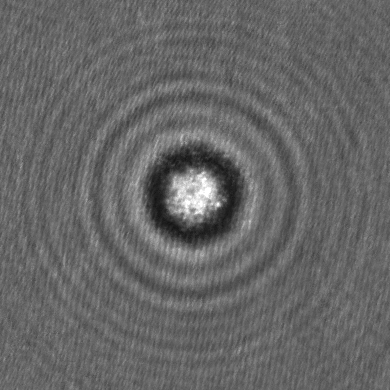
#> input picture test/image0400.png, 390 x 390 px
$ python -i center_finder.py   (imports and definitions only)
#> lines starting #> are read from the running program, lines starting #| are printed output that depends on the picture; after the words box and inside, x2 and y2 are one past the last pixel; in counts of white or black regions, pixels touching at a corner belong together
#> further down, picture is the input picture: shape (390, 390); min 20, max 255, mean 102.4
# Copyright 2011-2016, Vinothan N. Manoharan, Thomas G. Dimiduk,
# Rebecca W. Perry, Jerome Fung, Ryan McGorty, Anna Wang, Solomon Barkley
#
# This file is part of HoloPy.
#
# HoloPy is free software: you can redistribute it and/or modify
# it under the terms of the GNU General Public License as published by
# the Free Software Foundation, either version 3 of the License, or
# (at your option) any later version.
#
# HoloPy is distributed in the hope that it will be useful,
# but WITHOUT ANY WARRANTY; without even the implied warranty of
# MERCHANTABILITY or FITNESS FOR A PARTICULAR PURPOSE.  See the
# GNU General Public License for more details.
#
# You should have received a copy of the GNU General Public License
# along with HoloPy.  If not, see <http://www.gnu.org/licenses/>.
"""
The centerfinder module is a group of functions for locating the
centers of holographic ring patterns. The module can find the center
of a single-sphere holographic pattern, a dimer holographic pattern,
or the centers of multiple (well-separated: clearly separate ring
patterns with separate centers) single spheres or dimers. The intended
use is for determining an initial parameter guess for hologram fitting.

We thank the Grier Group at NYU for suggesting the use of the Hough
transform. For their independent implementation of a Hough-based
holographic feature detection algorithm, see:
http://physics.nyu.edu/grierlab/software/circletransform.pro
For a case study and further reading, see:
F. C. Cheong, B. Sun, R. Dreyfus, J. Amato-Grill, K. Xiao, L. Dixon
& D. G. Grier, Flow visualization and flow cytometry with holographic
video microscopy, Optics Express 17, 13071-13079 (2009).

.. moduleauthor:: Rebecca W. Perry <rperry@seas.harvard.edu>
.. moduleauthor:: Jerome Fung <jerome.fung@post.harvard.edu>
"""

import numpy as np
from .utilities import normalize
from scipy.ndimage import sobel, filters
from copy import copy

def center_find(image, centers=1, threshold=.5, blursize=3.):
    """
    Finds the coordinates of the center of a holographic pattern.
    The coordinates returned are in pixels (row number, column
    number). Intended for finding the center of single particle or
    dimer holograms which basically show concentric circles. The
    optional threshold parameter (between 0 and 1) gives a bound on
    what magnitude of gradients to include in the calculation. For
    example, threshold=.75 means ignore any gradients that are less
    than 75% of the maximum gradient in the image. The optional
    blursize parameter sets the size of a Gaussian filter that is
    applied to the image. This step improves accuracy when small
    features in the image have large gradients (e.g. dust particles
    on the camera). Without blurring, these features may be
    incorrectly identified as the hologram center. For best results,
    blursize should be set to the radius of features to be ignored,
    but smaller than the distance between hologram fringes. To skip
    blurring, set blursize to 0.

    Parameters
    ----------
    image : ndarray
        image to find the center(s) in
    centers : int
        number of centers to find
    threshold : float (optional)
        fraction of the maximum gradient below which all
        other gradients will be ignored (range 0-.99)
    blursize : float (optional)
        radius (in pixels) of the Gaussian filter that
        is applied prior to Hough transform

    Returns
    -------
    res : ndarray
        row(s) and column(s) of center(s)

    Notes
    -----
    When threshold is close to 1, the code will run quickly but may lack
    accuracy. When threshold is set to 0, the gradient at all pixels will
    contribute to finding the centers and the code will take a little
    bit longer.
    """
#> called with centers = 1, threshold = 0.5, blursize = 3
    image=copy(image)
    if blursize>0:
        image = filters.gaussian_filter(image,blursize)
    col_deriv, row_deriv = image_gradient(image)
    while col_deriv.ndim > 2:
        col_deriv = col_deriv[:,:,0]
        row_deriv = row_deriv[:,:,0]
    res = hough(col_deriv, row_deriv, centers, threshold)
    if centers==1:
        res = res[0]
    return res


def image_gradient(image):
    """
    Uses the Sobel operator as a numerical approximation of a
    derivative to find the x and y components of the image's intensity
    gradient at each pixel.

    Parameters
    ----------
    image : ndarray
        image to find the gradient of

    Returns
    -------
    gradx : ndarray
        x-components of intensity gradient
    grady : ndarray
        y-components of intensity gradient
    """
    #image = normalize(image)
    grad_col = sobel(image, axis=-1)
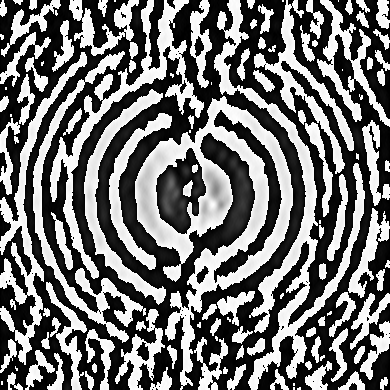
#> grad_col: shape (390, 390); min 0, max 255, mean 116
    grad_row = -sobel(image, axis=0)
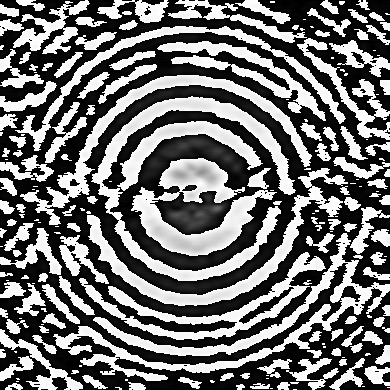
#> grad_row: shape (390, 390); min 0, max 255, mean 113.4
    return np.squeeze(grad_col.astype(float)), np.squeeze(grad_row.astype(float))


def hough(col_deriv, row_deriv, centers=1, threshold=.25):
    """
    Following the approach of a Hough transform, finds the pixel which
    the most gradients point towards or away from. Uses only gradients
    with magnitudes greater than threshold*maximum gradient. Once the
    pixel is found, uses a brightness-weighted average around that
    pixel to refine the center location to return. After the first
    center is found, the sourrounding area is blocked out and another
    brightest pixel is searched for if more centers are required.

    Parameters
    ----------
    col_deriv : numpy.ndarray
        y-component of image intensity gradient
    row_deriv : numpy.ndarray
        x-component of image intensity gradient
    centers : int
        number of centers to find
    threshold : float (optional)
        fraction of the maximum gradient below which all
        other gradients will be ignored (range 0-.99)

    Returns
    -------
    res : ndarray
        row and column of center or centers
    """
#> called with centers = 1, threshold = 0.5
    #Finding the center: Using the derivatives we have already found
    #(effectively the gradient), we "draw" lines through pixels
    #parallel to the gradient and add all these lines together in the
    #array called "accumulator."  Because of the
    #concentric-circle-patterned hologram, the maximum of accumulator
    #should be the center of the pattern.
    #Rebecca W. Perry, Jerome Fung 11/20/2009
    #Edited by Rebecca Dec. 1, 2009 to include weighted average
    #Edited by Rebecca Perry June 9, 2011 to change default scale and
    #modify weighted averaging box size for centers
    #close to the edges.

    accumulator = np.zeros(col_deriv.shape, dtype = int)
    dim_x = col_deriv.shape[0]
#> dim_x = 390
    dim_y = col_deriv.shape[1]
#> dim_y = 390
    gradient_mag = np.sqrt(col_deriv**2 + row_deriv**2)
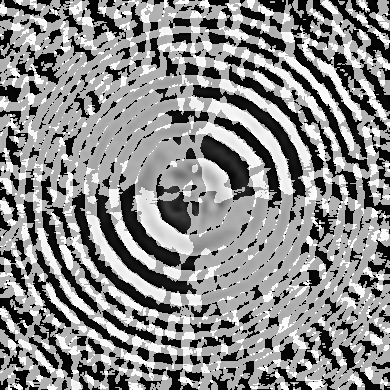
#> gradient_mag: shape (390, 390) float64; min 0, max 360.6, mean 196.1; drawn with min black and max white
    abs_threshold = threshold * gradient_mag.max()
#> abs_threshold = 180.3

    points_to_vote = np.where(gradient_mag > abs_threshold)
#> points_to_vote = 105569 positions, rows 0 to 389, columns 0 to 389
    points_to_vote = np.array([points_to_vote[0],
            points_to_vote[1]]).transpose()
#> points_to_vote = 105569 pairs, first value 0 to 389, second value 0 to 389

    for coords in points_to_vote:
        # draw a line, and add it to the accumulator
        if col_deriv[coords[0], coords[1]]==0:
            slope = row_deriv[coords[0], coords[1]]/.00001
        else:
            slope = row_deriv[coords[0],
                coords[1]]/col_deriv[coords[0], coords[1]]

        if slope > 1. or slope < -1.:
            rows = np.arange(dim_x, dtype = 'int')
            line = np.around(coords[1] - slope *
                (rows - coords[0])).astype('int')
            cols_to_use = (line >= 0) * (line < dim_y)
            acc_cols = line[cols_to_use]
            acc_rows = rows[cols_to_use]
        else:
            cols = np.arange(dim_y, dtype = 'int')
            if slope==0:
                slope = 0.00001
            line = np.around(coords[0] - 1./slope *
                (cols - coords[1])).astype('int')
            rows_to_use = (line >= 0) * (line < dim_x)
            acc_cols = cols[rows_to_use]
            acc_rows = line[rows_to_use]

        accumulator[acc_rows, acc_cols] += 1
#> this loop made 105569 passes
#> (coords, acc_cols, acc_rows) on passes 1, 2, 3, 4, 5, 13, 14, 15, 16, 17, 18: ([0, 2], [2], [0]), ([0, 3], [3], [0]), ([0, 13], [9, 10, 11, 12, 13], [337, 253, 169, 84, 0]), ([0, 14], [13, 14], [253, 0]), ([0, 15], [15], [0]), ([0, 23], [23], [0]), ([0, 24], [24], [0]), ([0, 25], [25], [0]), ([0, 26], [26], [0]), ([0, 27], [27], [0]), ([0, 28], [28], [0])
#> (acc_cols, acc_rows) on passes 61 to 66: ([118, 33], [0, 1]), ([119], [0]), ([120, 56], [0, 1]), ([121, 36], [0, 1]), ([129], [0]), ([130], [0])
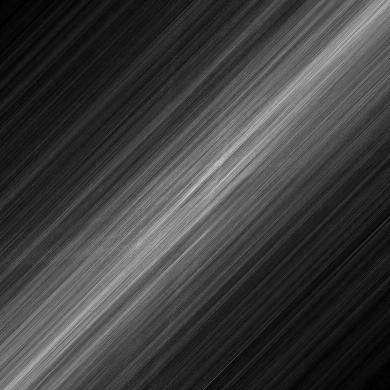
#> accumulator: shape (390, 390) int64; min 0, max 209, mean 62.6

    weightedRowNum = np.zeros(centers)
    weightedColNum = np.zeros(centers)

    for i in np.arange(0,centers):
        #m is row number, n is column number
        [m, n] = np.unravel_index(accumulator.argmax(),
                accumulator.shape)

        #brightness average around brightest pixel:
        boxsize = min(10, m, n, dim_x-1-m, dim_y-1-n)

        #boxsize changes with closeness to image edge
        small_sq = accumulator[m-boxsize:m+boxsize+1,
                n-boxsize:n+boxsize+1]

        #the part of the accumulator to average over
        rowNum, colNum = np.mgrid[m-boxsize:m+boxsize+1,
                n-boxsize:n+boxsize+1]

        #row and column of the revised center:
        weightedRowNum[i] = np.average(rowNum,None,small_sq)
        weightedColNum[i] = np.average(colNum,None,small_sq)
        accumulator[m-boxsize:m+boxsize+1,
                n-boxsize:n+boxsize+1]=accumulator.min()
#> this loop made 1 pass
#> (m, n, boxsize) on pass 1: (164, 215, 10)
#> pass 1, in hough, `rowNum, colNum = np.mgrid[m-boxsize:m+boxsize+1, n-boxsize:n+boxsize+1]`:
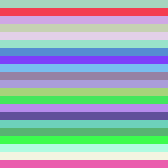
#> rowNum: shape (21, 21) int64 (shown 8 times larger); 21 distinct labels, from 154 to 174; one colour per label, 0 black
#> pass 1, in hough, `rowNum, colNum = np.mgrid[m-boxsize:m+boxsize+1, n-boxsize:n+boxsize+1]`:
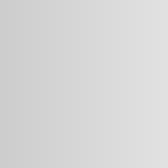
#> colNum: shape (21, 21) int64 (shown 8 times larger); min 205, max 225, mean 215
#> after the loop:
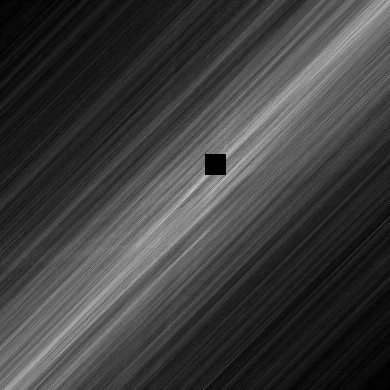
#> accumulator: shape (390, 390) int64; 0.29% of pixels changed, all inside (x1, y1, x2, y2) = (205, 154, 226, 175)
#> after the loop, weightedColNum = [215.2]; weightedRowNum = [164.1]

    return np.array([weightedRowNum, weightedColNum]).T

>>> import cv2
>>> picture = cv2.imread('../test/image0400.png', cv2.IMREAD_GRAYSCALE)
>>> result = center_find(picture)
#> in center_find, `res = hough(col_deriv, row_deriv, centers, threshold)`: res = [[164.1, 215.2]]
#> in center_find, `res = res[0]`: res = [164.1, 215.2]
#> result = [164.1, 215.2]
